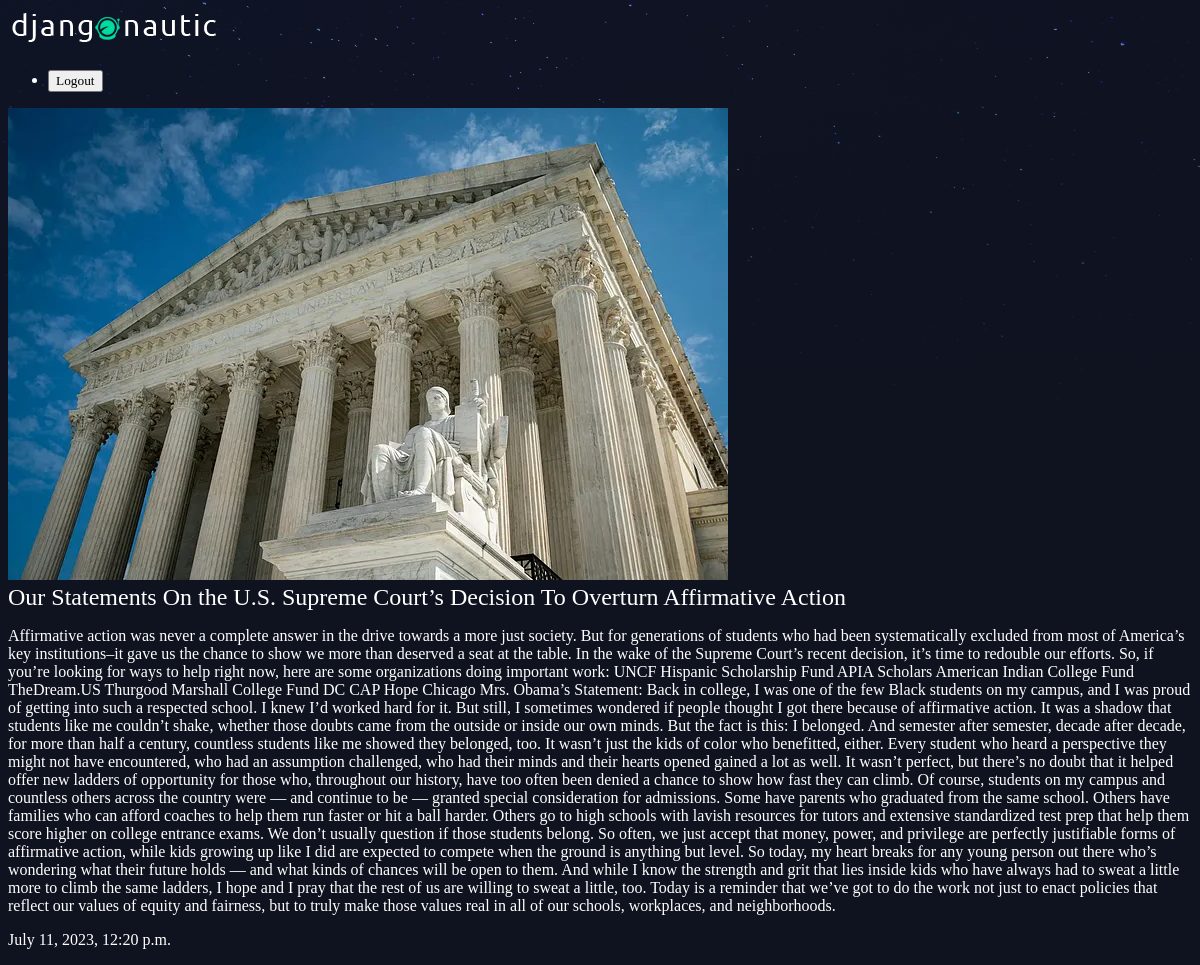
The page /articles/our-statements-on-the-us-supreme-courts-decision-to-overturn-affirmative-action/ on the database its author committed.
### articles/models.py (models this page shows, shortened)
class Article(models.Model):
    id = models.AutoField(primary_key=True, verbose_name='ID', serialize=False)
    trending = models.BooleanField(default=False)
    title = models.CharField(max_length=100)
    slug = models.SlugField()
    body = models.TextField()
    date = models.DateTimeField(auto_now_add=True)
    thumb = models.ImageField(upload_to='blog_images/')
    author_name = models.CharField(max_length=50, default="Author Name")
    author_image = models.ImageField(upload_to='blog_images/')
    class Meta:
        ordering = ['id']

### articles/views.py (the view)
# urls.py: path(r'<slug:slug>/', views.article_detail, name="details"),
def article_detail(request, slug):
    articles = Article.objects.get(slug=slug)
    return render(request, 'article_details.html', {'article': articles})

### templates/article_details.html
{% extends 'base_layout.html' %}
{% block content %}
<div class="article-detail">
    <div class="article">
        <img src="{{article.thumb.url}}">
        <h2>{{ article.title }}</h2>
        <p>{{ article.body }}</p>
        <p>{{ article.date }}</p>
    </div>
</div>
{% endblock %}

### templates/base_layout.html (shortened to what this page needs)
{% load static from static %}
<!DOCTYPE html>
<html lang="en">
<head>
    <link rel="stylesheet" href= "{% static 'styles.css' %}">
</head>
<body>
    <div class="wrapper">
        <h1><a href="{% url 'articles:list' %}"><img src="{% static 'logo(1).png' %}"></a></h1>
        <nav>
            <ul>
                <li>
                    <form class="logout-link" action="{% url 'accounts:logout' %}" method="post">
                        <button type="submit">Logout</button>
                    </form>
                </li>
            </ul>
        </nav>
        {% block content %}
        {% endblock %}
    </div>
</body>
</html>

### assets/styles.css (style rules this page uses)
body { background-color: #0f121f; background-image: url(/static/stars.png); background-repeat: no-repeat; color: #fff; }
body * { font-family: Ubuntu; }
h1, h2, h3, h4, h5 { font-weight: normal; margin: 0; }
a, a:hover, a:visited { color: #fff; text-decoration: none; }

### rows shown on the page
Article: thumb (picture), title "Our Statements On the U.S. Supreme Court’s Decision To Overturn Affirmative Action", body "Affirmative action was never a complete answer in the drive towards a more just society. But for generations of students who had been systematically excluded from most of America’s key institutions–it gave us the chance to show we more than deserved a seat at the table. In the wake of the Supreme Court’s recent decision, it’s time to redouble our efforts. So, if you’re looking for ways to help right now, here are some organizations doing important work: UNCF Hispanic Scholarship Fund APIA Scholars American Indian College Fund TheDream.US Thurgood Marshall College Fund DC CAP Hope Chicago Mrs. Obama’s Statement: Back in college, I was one of the few Black students on my campus, and I was…", date "July 11, 2023, 12:20 p.m."
